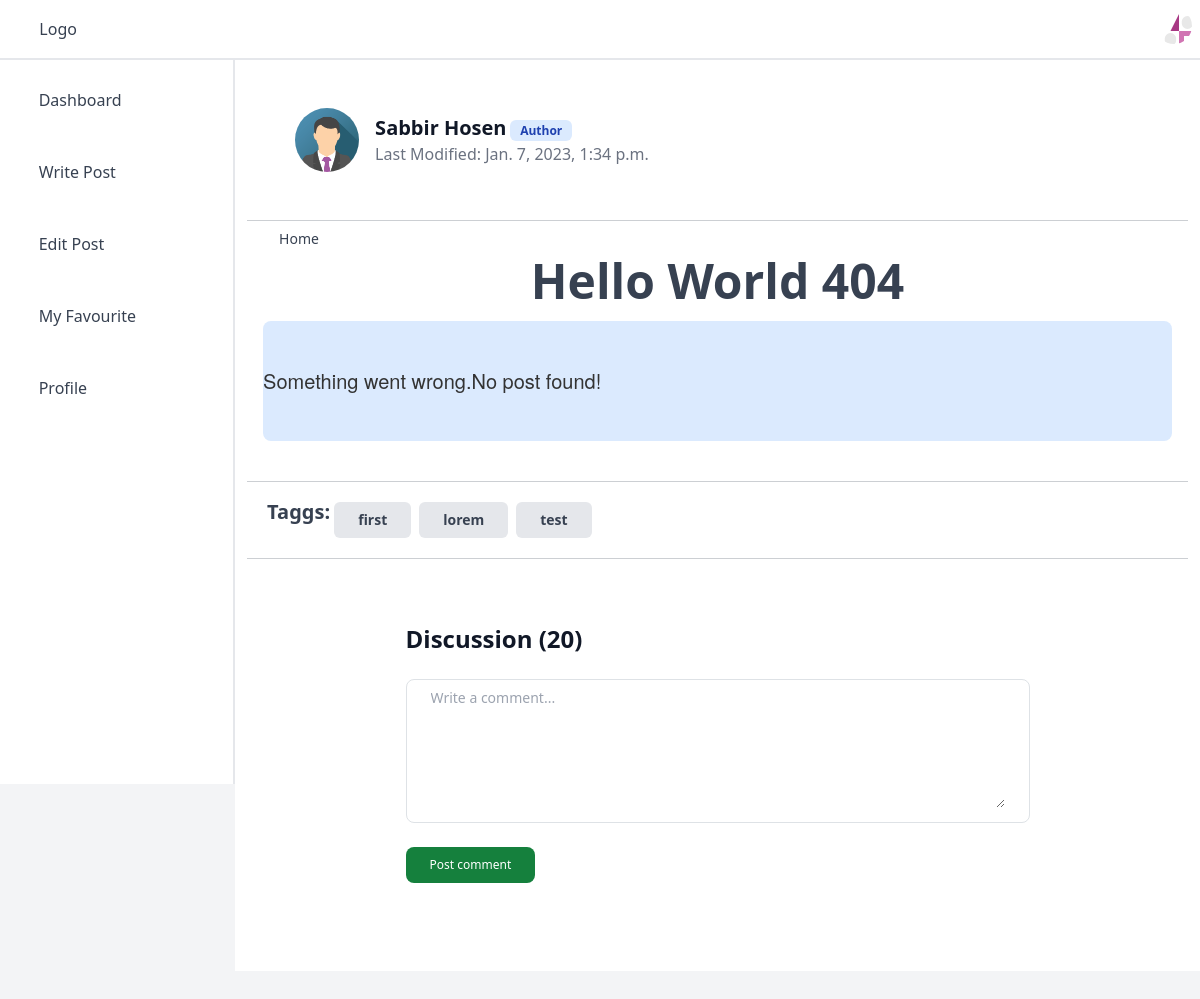
The page /blog/post/technology/hello-world on the database as committed earlier.
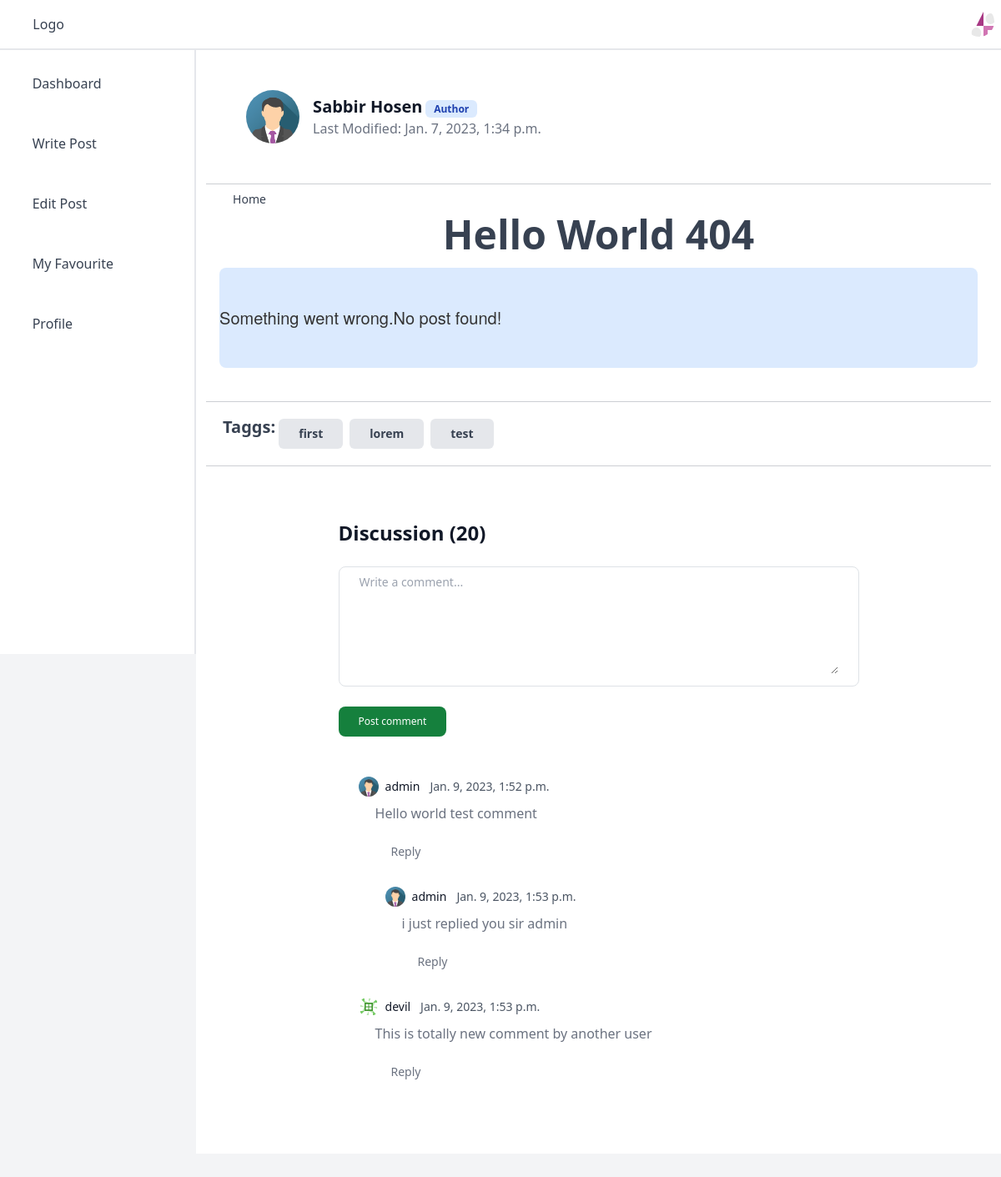
The same page on the database as committed later.
### Blog/models.py (models this page shows, shortened)
class Post(models.Model):
    title = models.CharField(max_length=255)
    slug = models.CharField(unique=True,null=True,blank=True,max_length=255)
    description = models.CharField(max_length=255,blank=True)
    cover_photo = models.ImageField(upload_to=post_cover,default="blog/post_cover/cover.jpg")
    content = models.TextField()
    author = models.ForeignKey('AuthorUser',on_delete=models.SET_NULL,null=True,related_name="user_post")
    category = models.ForeignKey(Category,on_delete=models.SET_NULL,null=True,related_name="category_post")
    tags = TaggableManager(blank=True)
    date = models.DateTimeField(default=datetime.datetime.now)
    last_modified = models.DateTimeField(default=datetime.datetime.now)
    status = models.CharField(max_length=255,choices=[("Draft","Draft"),("Published","Published"),("Hot","Hot"),("Rejected","Rejected")])
    is_deleted = models.BooleanField(default=False)
    note = models.TextField(blank=True,null=True)

class AuthorUser(AbstractUser):
    profile_photo = models.ImageField(upload_to=author_profile,blank=True,null=True)
    bio = models.CharField(max_length=255,blank=True,null=True)
    rank = models.CharField(max_length=255,choices=[("Author","Author"),("Moderator","Moderator"),("Admin","Admin"),("Banned","Banned")])
    dob = models.DateTimeField(null=True,blank=True)
    gender = models.CharField(max_length=10,blank=True,null=True,choices=[("Male","Male"),("Female","Female")])
    website = models.SlugField(null=True,blank=True)
    facebook_profile = models.SlugField(null=True,blank=True)
    twitter_profile = models.SlugField(null=True,blank=True)
    github_profile = models.SlugField(null=True,blank=True)
    country = models.CharField(max_length=255,blank=True,null=True)
    city = models.CharField(max_length=255,null=True,blank=True)
    phone = models.IntegerField(null=True,blank=True)
    is_deleted = models.BooleanField(default=False)
    note = models.TextField(blank=True,null=True)

class Comment(MPTTModel):
    post = models.ForeignKey(Post,on_delete=models.CASCADE,blank=True,null=True,related_name="post_comment")
    parent = TreeForeignKey('self', on_delete=models.CASCADE, blank=True,null=True,related_name='children')
    commenter = models.ForeignKey('AuthorUser',on_delete=models.SET_NULL,null=True,related_name="user_comment")
    content = models.TextField()
    date = models.DateTimeField()
    status = models.CharField(max_length=255,choices=[("Published","Published"),("Rejected","Rejected")],null=True,blank=True)
    is_deleted = models.BooleanField(default=False)
    note = models.TextField(blank=True,null=True)

### Blog/views.py (the view)
# urls.py: path("post/<str:cat>/<str:slug>",views.view_post,name="read_post"),
def view_post(request,cat,slug):
    post = Post.objects.get(Q(status="Published")|Q(status="Hot"),slug=slug,is_deleted=False)
    return render(request,"blog/read_post.html",{'post':post})

### Blog/context_processors.py (called while the page is built)
def context_extra(request):
    if request.user.is_authenticated:
        notifications = Notification.objects.filter(user=request.user,read_time=None)[:10]
        context = {
            "new_notifications":notifications
        }
        return context
    else:
        return {}

### base/templates/blog/read_post.html (shortened to what this page needs)
{% extends "blog/layout.html" %}
{% block style %}
<link rel="stylesheet" href="/static/blog/style/prism_new.css">
{% endblock %}
{% block body %}
<div class="container mx-auto">
    <address class="flex items-center m-5 not-italic">
        <div class="inline-flex items-center mr-3 text-sm text-gray-900 dark:text-white">
            {% if post.author.profile_photo %}
                <img class="mr-4 w-16 h-16 rounded-full" src="{{post.author.profile_photo.url}}" alt="{{post.author.first_name}} {{post.author.last_name}}">
            {% else %}
                <svg width="80" height="80" class="mr-4 w-16 h-16 jdenticon rounded-full border-2" data-jdenticon-value="{{post.author.username}}"></svg>
            {% endif %}
            <div>
                {% if post.author.first_name or post.author.last_name %}
                    <a href="#" rel="author" class="text-xl font-bold text-gray-900 dark:text-white">{{post.author.first_name}} {{post.author.last_name}}</a>
                {% else %}
                <a href="#" rel="author" class="text-xl font-bold text-gray-900 dark:text-white">{{post.author.username}}</a>
                {% endif %}
                {% if post.author.rank == "Banned" %}
                <span class="bg-red-100 text-red-800 text-xs font-semibold mr-2 px-2.5 py-0.5 rounded dark:bg-red-200 dark:text-red-900">{{post.author.rank}}</span>
                {% elif not post.author.rank %}
                {% else %}
                <span class="bg-blue-100 text-blue-800 text-xs font-semibold mr-2 px-2.5 py-0.5 rounded dark:bg-blue-200 dark:text-blue-800">{{post.author.rank}}</span>
                {% endif %}
                <p class="text-base font-light text-gray-500 dark:text-gray-400"><time>{% if post.date == post.last_modified %}{{post.date}} {% else %} Last Modified: {{post.last_modified}} {% endif %}</time></p>
            </div>
        </div>
    </address>
    <hr>
<div id="post-page" style="display:none;">
    <nav class="flex p-2" aria-label="Breadcrumb">
        <ol class="inline-flex items-center space-x-1 md:space-x-3">
        <li class="inline-flex items-center">
            <a href="#" class="inline-flex items-center text-sm font-medium text-gray-700 hover:text-gray-900 dark:text-gray-400 dark:hover:text-white">
            <i class="w-4 h-4 mr-2 fa-sharp fa-solid fa-house"></i>
            Home
            </a>
        </li>
        </ol>
    </nav>
    <h1 align="center" class="text-5xl font-extrabold dark:text-white">{{post.title}}</h1>
    <article id="post" style="font-size:20px;" class="sun-editor-editable" data-post_api="{% url 'Blog:fetch_post' post.pk %}">
    </article>
    <hr>
    <div class='my-3 ml-5 flex flex-wrap -m-1'>
        <span class="text-xl font-bold">Taggs:</span>
        {% for tag in post.tags.all|slice:'20' %}
            <a href="{% url 'Blog:tag' tag.slug %}">
            <span
            class="m-1 flex flex-wrap justify-between items-center text-xs sm:text-sm bg-gray-200 hover:bg-gray-300 dark:bg-gray-700 dark:hover:bg-gray-600 rounded px-4 py-2 font-bold leading-loose cursor-pointer dark:text-gray-300">
            {{tag}}</span></a>
        {% empty %}
        <span>&nbsp;&nbsp;Not tagged.</span>
        {% endfor %}
    </div>
<hr>
<section class="bg-white py-8 dark:bg-gray-900 lg:py-16">
    <div class="mx-auto max-w-2xl px-4">
      <div class="mb-6 flex items-center justify-between">
        <h2 class="text-lg font-bold text-gray-900 dark:text-white lg:text-2xl">Discussion (20)</h2>
      </div>
      <form class="mb-6">
        <div class="mb-4 rounded-lg rounded-t-lg border border-gray-200 bg-white py-2 px-4 dark:border-gray-700 dark:bg-gray-800">
          <textarea id="comment" rows="6" class="w-full border-0 px-0 text-sm text-gray-900 focus:outline-none focus:ring-0 dark:bg-gray-800 dark:text-white dark:placeholder-gray-400" placeholder="Write a comment..." required></textarea>
        </div>
        <button type="submit" class="focus:ring-primary-200 dark:focus:ring-primary-900 hover:bg-primary-800 inline-flex items-center rounded-lg bg-green-700 py-2.5 px-4 text-center text-xs font-medium text-white focus:ring-4">Post comment</button>
      </form>
      {% for comment in post.post_comment.all %}
      {% if comment.level == 0 %}
      <article class="rounded-lg bg-white p-6 text-base dark:bg-gray-900">
        <footer class="justify-between items-center mb-2 flex">
          <div class="flex items-center">
            {% if comment.commenter.profile_photo %}
            <p class="mr-3 inline-flex items-center text-sm text-gray-900 dark:text-white"><img class="mr-2 h-6 w-6 rounded-full" src="{{comment.commenter.profile_photo.url}}" alt="{{comment.commenter.username}}" />{{comment.commenter.username}}</p>
            {% else %}
            <p class="mr-3 inline-flex items-center text-sm text-gray-900 dark:text-white"><svg class="mr-2 h-6 w-6 jdenticon rounded-full" data-jdenticon-value="{{comment.commenter.username}}"></svg>{{comment.commenter.username}}</p>
            {% endif %}
            <p class="text-sm text-gray-600 dark:text-gray-400"><time pubdate datetime="{{comment.date}}">{{comment.date}}</time></p>
          </div>
        </footer>
        <p class="text-gray-500 ml-5 dark:text-gray-400">{{comment.content}}</p>
        <div class="mt-4 flex items-center ml-5 space-x-4">
          <button type="button" class="flex items-center text-sm text-gray-500 hover:underline dark:text-gray-400">
            <i class="fa-sharp fa-solid fa-comment mr-2"></i>
            Reply
          </button>
        </div>
      </article>
      {% for replier in comment.children.all %}
      <article class="ml-12 rounded-lg bg-white p-2 text-base dark:bg-gray-900">
        <footer class="mb-2 flex items-center justify-between">
          <div class="flex items-center">
            {% if replier.commenter.profile_photo %}
            <p class="mr-3 inline-flex items-center text-sm text-gray-900 dark:text-white"><img class="mr-2 h-6 w-6 rounded-full" src="{{replier.commenter.profile_photo.url}}" alt="{{replier.commenter.username}}"/>{{comment.commenter.username}}</p>
            {% else %}
            <p class="mr-3 inline-flex items-center text-sm text-gray-900 dark:text-white"><svg class="mr-2 h-6 jdenticon w-6 rounded-full" data-jdenticon-value="{{replier.commenter.username}}"></svg>{{replier.commenter.username}}</p>
            {% endif %}
            <p class="text-sm text-gray-600 dark:text-gray-400"><time pubdate datetime="{{replier.date}}">{{replier.date}}</time></p>
          </div>
        </footer>
        <p class="text-gray-500 ml-5 dark:text-gray-400">{{replier.content}}</p>
        <div class="mt-4 ml-5 flex items-center space-x-4">
          <button type="button" class="flex items-center text-sm text-gray-500 hover:underline dark:text-gray-400"><i class="fa-sharp fa-solid fa-comment mr-2"></i>Reply</button>
        </div>
      </article>
      {% endfor %}
      {% endif %}
      {% endfor %}
    </div>
  </section>
</div>
{% include "blog/suneditor.html" %}
</div>
{% endblock %}

### base/templates/blog/layout.html (shortened to what this page needs)
<!DOCTYPE html>
<link rel="stylesheet" href="/static/blog/style/tail/boxicons.min.css">
<script src="/static/blog/script/tail/tailwind.js"></script>
<link rel="stylesheet" href="/static/blog/style/style.css">
<link rel="stylesheet" href="/static/blog/style/font-awesome/fontawesome.css">
<link rel="stylesheet" href="/static/blog/style/font-awesome/brands.css">
<link rel="stylesheet" href="/static/blog/style/font-awesome/solid.css">
<link href="/static/blog/style/bootstrap/bootstrap.min.css" rel="stylesheet">
<link href="/static/blog/style/flowbite.min.css" rel="stylesheet">
<link rel="stylesheet" href="/static/blog/style/select2.min.css">
{% block style %}
{% endblock %}
<main class="min-h-screen w-full bg-gray-100 text-gray-700" x-data="layout">
    <header class="flex w-full items-center justify-between border-b-2 border-gray-200 bg-white p-2">
        <div class="flex items-center space-x-2">
            <button type="button" class="text-3xl" @click="asideOpen = !asideOpen"><i class="bx bx-menu"></i></button>
            <div>Logo</div>
        </div>
        <div>
            <button type="button" @click="profileOpen = !profileOpen" @click.outside="profileOpen = false"
                class="h-9 w-9 overflow-hidden rounded-full">
                {% if user.is_authenticated %}
                <img src="{{user.profile_photo.url}}" alt="User Avatar"/>
                {% else %}
                <svg width="80" height="80" class="jdenticon" data-jdenticon-value="user_avater"></svg>
                {% endif %}
            </button>
        </div>
    </header>
    <div class="flex">
        <aside class="flex w-72 flex-col space-y-2 border-r-2 border-gray-200 bg-white p-2" style="height: 90.5vh"
            x-show="asideOpen">
            <a href="{% url 'Blog:blog_index' %}" class="flex items-center space-x-1 rounded-md px-2 py-3 hover:bg-gray-100 hover:text-blue-600">
                <span class="text-2xl"><i class="bx bx-home"></i></span>
                <span>Dashboard</span>
            </a>
            <a href="{% url 'Blog:write_post' %}" class="flex items-center space-x-1 rounded-md px-2 py-3 hover:bg-gray-100 hover:text-blue-600">
                <span class="text-2xl"><i class="bx bx-cart"></i></span>
                <span>Write Post</span>
            </a>
            <a href="{% url 'Blog:edit_post' 3 %}" class="flex items-center space-x-1 rounded-md px-2 py-3 hover:bg-gray-100 hover:text-blue-600">
                <span class="text-2xl"><i class="bx bx-shopping-bag"></i></span>
                <span>Edit Post</span>
            </a>
            <a href="#" class="flex items-center space-x-1 rounded-md px-2 py-3 hover:bg-gray-100 hover:text-blue-600">
                <span class="text-2xl"><i class="bx bx-heart"></i></span>
                <span>My Favourite</span>
            </a>
            <a href="#" class="flex items-center space-x-1 rounded-md px-2 py-3 hover:bg-gray-100 hover:text-blue-600">
                <span class="text-2xl"><i class="bx bx-user"></i></span>
                <span>Profile</span>
            </a>
        </aside>
        <div class="w-full mb-8 bg-white">
            {% block body %}
            {% endblock %}
        </div>
    </div>
</main>
</html>

### base/templates/blog/suneditor.html (shortened to what this page needs)
<link href="/static/blog/style/sun/suneditor.min.css" rel="stylesheet">
<link rel="stylesheet" href="/static/blog/style/sun/codemirror.min.css">
<link rel="stylesheet" href="/static/blog/style/sun/katex.min.css">
<link rel="stylesheet" href="/static/blog/style/sun/suneditor_custom.css">

Rows that differ between the two databases and show on the page:
added Comment: commenter.profile_photo (picture), commenter.username "admin", date "Jan. 9, 2023, 1:52 p.m.", content "Hello world test comment", shown under "Discussion (20)"
added Comment: commenter.profile_photo (picture), date "Jan. 9, 2023, 1:53 p.m.", content "i just replied you sir admin", shown under "admin"
added Comment: commenter.username "devil", date "Jan. 9, 2023, 1:53 p.m.", content "This is totally new comment by another user", shown under "Discussion (20)"
